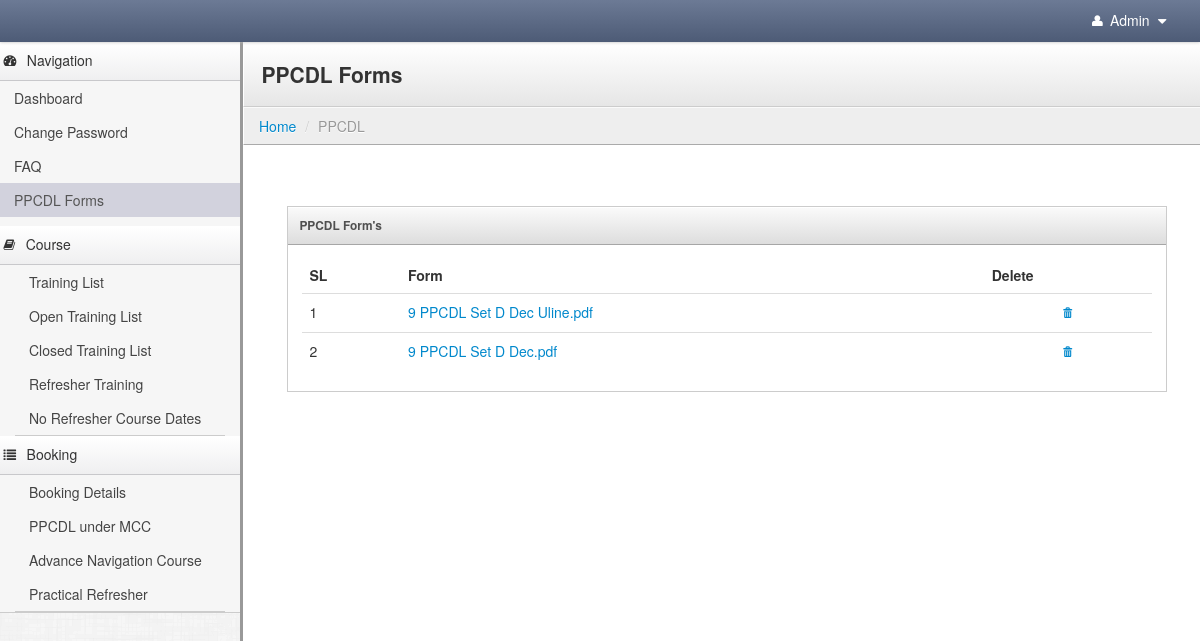
Screenshot of /admin/home.php?mode=comm&pg=ppcdl (signed in) with the database file from the repository.
### tables this page shows
CREATE TABLE `ppcdl_forms` (
  `id` int(11) NOT NULL AUTO_INCREMENT,
  `form` varchar(255) NOT NULL,
  PRIMARY KEY (`id`)
);

### admin/include_page/comm/ppcdl.php (the view, shortened to what this page needs)
<?php include("./include/top_bar.php");?>
<?php include("./include/sidebar_nav.php");?>
    <div class="content">
        <div class="header">
            <h1 class="page-title">PPCDL Forms</h1>
        </div>
                <ul class="breadcrumb">
            <li><a href="home.php">Home</a> <span class="divider">/</span></li>
            <li class="active">PPCDL</li>
        </ul>
        <div class="container-fluid">
            <div class="row-fluid">
<div class="row-fluid">
 <div class="btn-toolbar">
            </div>
    <div class="block span6">
        <a href="#tablewidget" class="block-heading" data-toggle="collapse">PPCDL Form's</a>
        <div id="tablewidget" class="block-body collapse in">
        <?php $faq = mysqli_query($con,"SELECT * from ppcdl_forms");
		$sl =1;
		?>
            <table class="table"  style="width:100%;">
              <thead>
                <tr>
                  <th>SL</th>
                  <th>Form</th>
                  <th>Delete</th>
                </tr>
              </thead>
              <tbody>
               <?php while($result = mysqli_fetch_array($faq)){
			  ?>
                <tr>
                  <td ><?php echo $sl;?></td>
                  <td><a href="uploads/<?php echo $result['form'];?>"><?php echo $result['form']?></a></td>
                  <td style="text-align:center;">
				  <a onclick="delete_faq(<?php echo $result['id'];?>)" title="Delete"><i class="icon-trash"></i></a>
				  </td>
                </tr>
              <?php
			  $sl++;
			  }?>
              </tbody>
            </table>
        </div>
    </div>
</div>
            </div>
           <?php include("./include/footer.php"); ?>
        </div>
    </div>
  </body>
</html>

### admin/stylesheets/theme.css (style rules this page uses)
body { background: #eee; background-image: url(../images/furley_bg.png); background-position: initial initial; background-repeat: initial initial; background-position: initial initial; background-repeat: initial initial; margin: 0px; padding: 0px; }
h1 { margin-top: 0px; color: #eee; }
.content { min-width: 400px; position: relative; min-height: 800px; background: #fff; margin-left: 240px; border-left: 1px solid #cccccc; border-left: 3px solid #999999; }
.header { background: #ffffff; background: #ffffff; background: -webkit-gradient(linear, left bottom, left top, color-stop(0, #e6e6e6), color-stop(1, #ffffff)); background: -ms-linear-gradient(bottom, #e6e6e6, #ffffff); background: -moz-linear-gradient(center bottom, #e6e6e6 0%, #ffffff 100%); background: -o-linear-gradient(bottom, #e6e6e6, #ffffff); filter: progid:dximagetransform.microsoft.gradient(startColorStr='#4d5b76', EndColorStr='#6c7a95'); -ms-filter: "progid:DXImageTransform.Microsoft.gradient(startColorStr='#ffffff',EndColorStr='#e6e6e6')"; border-bottom: 1px solid #cccccc; border-top: 1px solid #ffffff; border-left: 1px solid #ffffff; padding: 0em 1.25em; }
.header h1 { margin: 1em 0em; padding: 0em; line-height: 1em; font-size: 1.5em; color: #eee; color: #333; }
.breadcrumb { -webkit-box-shadow: none; -moz-box-shadow: none; box-shadow: none; -webkit-border-radius: 0px; -moz-border-radius: 0px; border-radius: 0px; -moz-background-clip: padding; -webkit-background-clip: padding-box; background-clip: padding-box; background: #eee; border-bottom: 1px solid #aaa; border-top: 1px solid #fafafa; border-left: 1px solid #fff; margin-bottom: .5em; }
.block { border: 1px solid #ccc; background: white; margin: 1em 0em; }
.block-heading { border-bottom: 1px solid #a6a6a6; border-left: none; color: #505050; display: block; margin-bottom: 0px; text-shadow: none; text-transform: none; font-weight: bold; font-size: .85em; line-height: 3em; }
p.block-heading, a.block-heading, .block-heading a { color: #505050; background: #dddddd; background: -webkit-gradient(linear, left bottom, left top, color-stop(0, #dddddd), color-stop(1, #fafafa)); background: -ms-linear-gradient(bottom, #dddddd, #fafafa); background: -moz-linear-gradient(center bottom, #dddddd 0%, #fafafa 100%); background: -o-linear-gradient(bottom, #dddddd, #fafafa); filter: progid:dximagetransform.microsoft.gradient(startColorStr='#4d5b76', EndColorStr='#6c7a95'); -ms-filter: "progid:DXImageTransform.Microsoft.gradient(startColorStr='#fafafa',EndColorStr='#dddddd')"; display: block; padding-left: 1em; border-top: 1px solid #fff; outline: none; }
.block-body { margin: 1em; min-height: .25em; }
.block-body h1, .block-body h2, .block-body h3, .block-body h4, .block-body h5, .block-body h6, .block-body table { margin-top: 12px; }
.block-body.collapse { margin-top: 0em; margin-bottom: 0em; }

### rows the page displays
ppcdl_forms: form "9 PPCDL Set D Dec Uline.pdf"
ppcdl_forms: form "9 PPCDL Set D Dec.pdf"
